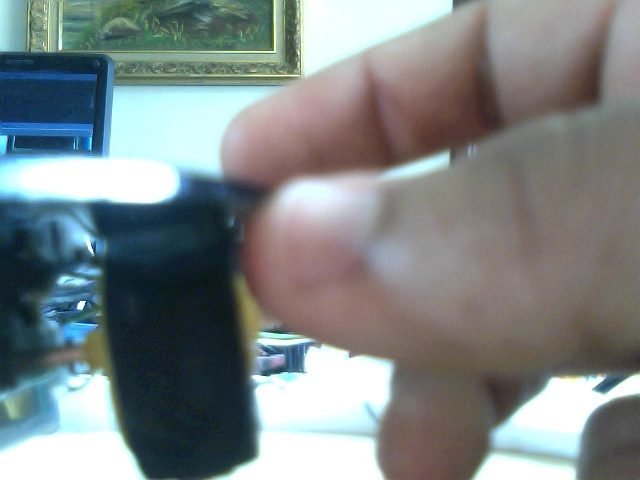
#> input picture Camara-RPM/Histograma/Input/Rueda2.jpg, 640 x 480 px
$ python Hist.py
#> lines starting #> are read from the running program, lines starting #| are printed output that depends on the picture
""""
///////////////////////////////////////////////////////////////////////
//                                                                   //
//                       Segment House v1                            //
//                        Luis  Lujano, 13-10775                     //
//                       Jaime Villegas, 13-11493                    //
///////////////////////////////////////////////////////////////////////
"""
import numpy as np
import cv2
import matplotlib.pyplot as plt


imBGR = cv2.imread("Input/Rueda2.jpg")
#> imBGR is the input picture: shape (480, 640, 3); mean B, G, R 133.9, 133.3, 125.1
# Convert to BGR to HSV
imHSV = cv2.cvtColor(imBGR, cv2.COLOR_BGR2HSV)
#> imHSV: shape (480, 640, 3); mean H, S, V 62.8, 61.1, 143.6

# Segment hand
# Select a sub part of the image:
y1 = 220
y2 = 400
x1 = 150
x2 = 220
patch_bricks = imHSV[y1:y2, x1:x2]
#> patch_bricks: shape (180, 70, 3); mean H, S, V 99, 142.9, 41.7


# Build a histogram:
hist_handh = cv2.calcHist([patch_bricks], channels = [0], mask=None, histSize=[180], ranges=[0, 179])
#> hist_handh = 180 values, max 1563 at index 101, min 0 at index 0, mean 70
hist_hands = cv2.calcHist([patch_bricks], channels = [1], mask=None, histSize=[255], ranges=[0, 255])
#> hist_hands = 255 values, max 331 at index 148, min 0 at index 0, mean 49.41
hist_handv = cv2.calcHist([patch_bricks], channels = [2], mask=None, histSize=[255], ranges=[0, 255])
#> hist_handv = 255 values, max 708 at index 38, min 0 at index 0, mean 49.41

hist_handh /=hist_handh.max()
#> hist_handh = 180 values, max 1 at index 101, min 0 at index 0, mean 0.0448
hist_hands /=hist_hands.max()
#> hist_hands = 255 values, max 1 at index 148, min 0 at index 0, mean 0.149
hist_handv /=hist_handv.max()
#> hist_handv = 255 values, max 1 at index 38, min 0 at index 0, mean 0.0698
# [11 lines of commented-out code are left out]

plt.figure("Input")
plt.imshow(imBGR[..., : : -1])
plt.figure("Canales")
plt.subplot(2,2,1)
plt.title("Canal H")
plt.plot(hist_handh)
plt.subplot(2,2,2)
plt.title("Canal S")
plt.plot(hist_hands)
plt.subplot(2,2,3)
plt.title("Canal V")
plt.plot(hist_handv)
plt.show()
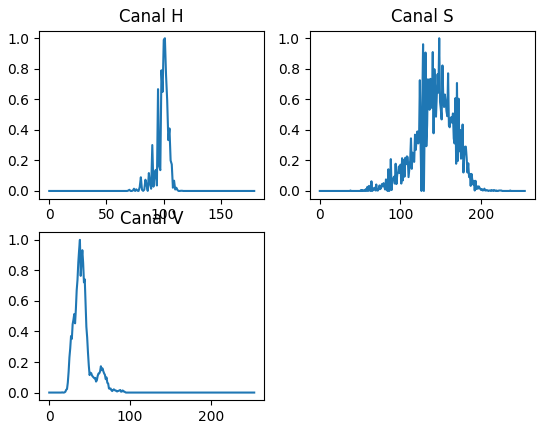
#> figure drawn by matplotlib, 3 panels; panel 1: curve peaks at x = 101, y = 1; panel 2: curve peaks at x = 148, y = 1; panel 3: curve peaks at x = 38, y = 1


#segLabels

$ run again, with Camara-RPM/Histograma/Input/Rueda3.jpg copied over Camara-RPM/Histograma/Input/Rueda2.jpg
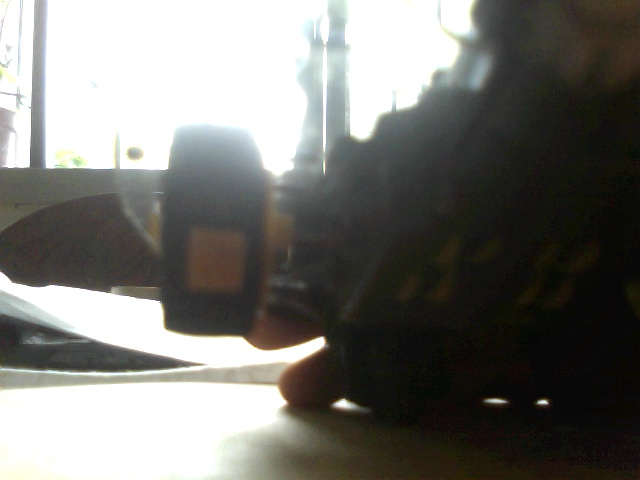
#> input picture Camara-RPM/Histograma/Input/Rueda3.jpg, 640 x 480 px
#> imBGR is the input picture: shape (480, 640, 3); mean B, G, R 113, 117.2, 117.8
#> imHSV: shape (480, 640, 3); mean H, S, V 34.1, 44.4, 119.4
#> patch_bricks: shape (180, 70, 3); mean H, S, V 30.8, 27.9, 134
#> `hist_handh = cv2.calcHist([patch_bricks], channels = [0], mask=None, h..`: hist_handh = 180 values, max 3202 at index 0, min 0 at index 41, mean 70
#> `hist_hands = cv2.calcHist([patch_bricks], channels = [1], mask=None, h..`: hist_hands = 255 values, max 3143 at index 0, min 0 at index 137, mean 49.41
#> `hist_handv = cv2.calcHist([patch_bricks], channels = [2], mask=None, h..`: hist_handv = 255 values, max 347 at index 55, min 0 at index 0, mean 36.43
#> `hist_handh /=hist_handh.max()`: hist_handh = 180 values, max 1 at index 0, min 0 at index 41, mean 0.0219
#> `hist_hands /=hist_hands.max()`: hist_hands = 255 values, max 1 at index 0, min 0 at index 137, mean 0.0157
#> `hist_handv /=hist_handv.max()`: hist_handv = 255 values, max 1 at index 55, min 0 at index 0, mean 0.105
#> `plt.show()`:
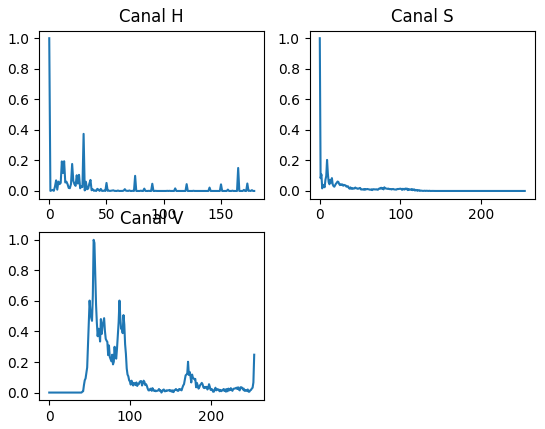
#> figure drawn by matplotlib, 3 panels; panel 1: curve peaks at x = 0, y = 1; panel 2: curve peaks at x = 0, y = 1; panel 3: curve peaks at x = 55, y = 1

$ run again, with Camara-RPM/Histograma/Input/Rueda4.jpg copied over Camara-RPM/Histograma/Input/Rueda2.jpg
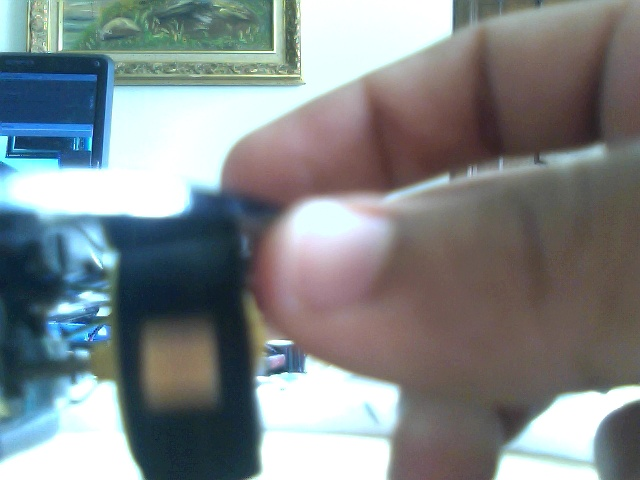
#> input picture Camara-RPM/Histograma/Input/Rueda4.jpg, 640 x 480 px
#> imBGR is the input picture: shape (480, 640, 3); mean B, G, R 136.6, 134.9, 128.2
#> imHSV: shape (480, 640, 3); mean H, S, V 64.7, 60.4, 147.2
#> patch_bricks: shape (180, 70, 3); mean H, S, V 70, 106, 84.7
#> `hist_handh = cv2.calcHist([patch_bricks], channels = [0], mask=None, h..`: hist_handh = 180 values, max 1516 at index 103, min 0 at index 1, mean 70
#> `hist_hands = cv2.calcHist([patch_bricks], channels = [1], mask=None, h..`: hist_hands = 255 values, max 240 at index 148, min 0 at index 1, mean 49.41
#> `hist_handv = cv2.calcHist([patch_bricks], channels = [2], mask=None, h..`: hist_handv = 255 values, max 257 at index 51, min 0 at index 0, mean 49.41
#> `hist_handh /=hist_handh.max()`: hist_handh = 180 values, max 1 at index 103, min 0 at index 1, mean 0.0462
#> `hist_hands /=hist_hands.max()`: hist_hands = 255 values, max 1 at index 148, min 0 at index 1, mean 0.206
#> `hist_handv /=hist_handv.max()`: hist_handv = 255 values, max 1 at index 51, min 0 at index 0, mean 0.192
#> `plt.show()`:
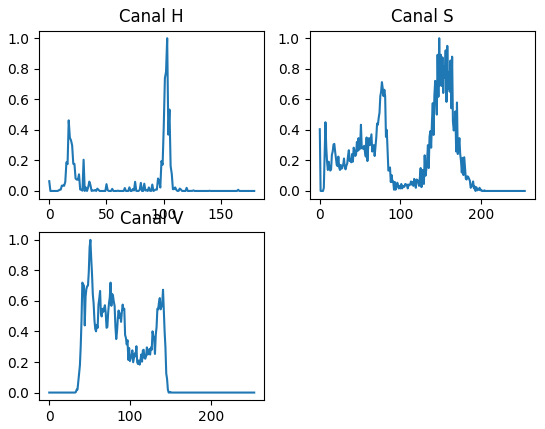
#> figure drawn by matplotlib, 3 panels; panel 1: curve peaks at x = 103, y = 1; panel 2: curve peaks at x = 148, y = 1; panel 3: curve peaks at x = 51, y = 1
